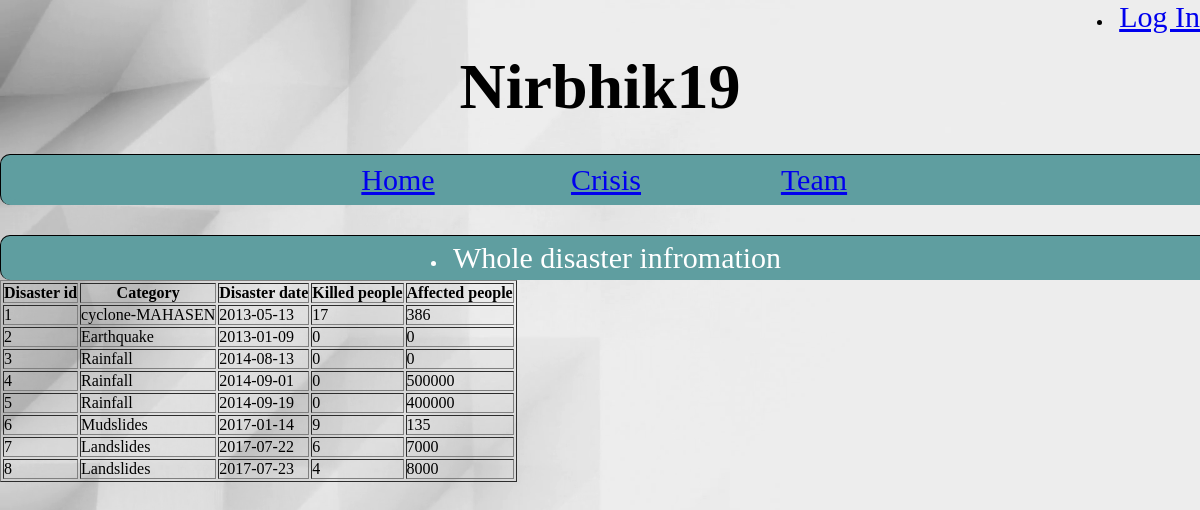
Page /copy/Crisis/wholeD.php on the committed database.
### tables this page shows
CREATE TABLE `disaster` (
  `DISASTERID` int(11) NOT NULL,
  `CATEGORY` varchar(50) DEFAULT NULL,
  `DISASTER_DATE` date DEFAULT NULL,
  `companyid` int(11) DEFAULT NULL,
  `KILLED_PEOPLE` int(11) DEFAULT NULL,
  `AFFECTED_PEOPLE` int(11) DEFAULT NULL
);

### copy/Crisis/wholeD.php (the view, shortened to what this page needs)
<li class='active' style='float:right;'>
 <?php
  if(isset($_SESSION['logged'])) {
      echo $_SESSION['username'];
      echo '<a href="logout.php"><span>Log Out</span></a></li>';
   }
  else echo '<a href="http://localhost/nirbhikbaby/login.php"><span>Log In</span></a></li>';
?>
<!DOCTYPE html>
<html>
<head>
	<link rel="stylesheet" type="text/css" href="style.css">
</head>
<body>
<div class="title">
	<center><h1>Nirbhik19</h1></center>
</div>
<div class="taskmenu">
	<ul>
	<li><a href="http://localhost/nirbhikbaby/index2.php">Home</a></li>
	<li><a href="http://localhost/nirbhikbaby/crisis.php">Crisis</a></li>
	<li><a href="http://localhost/nirbhikbaby/team.php">Team</a></li>
	</ul>
</div>
<div class="taskmenu">
	<li><a>Whole disaster infromation</a></li>
</div>
</body>
</html>
<?php
$servername = "localhost";
$username = "root";
$password = "";
$dbname = "test1";
$conn = mysqli_connect($servername, $username, $password, $dbname);
$sql = "SELECT DISASTERID,CATEGORY,DISASTER_DATE,KILLED_PEOPLE,AFFECTED_PEOPLE FROM
 `disaster` WHERE 1";
$result = mysqli_query($conn, $sql);
echo "<table border='1'>
<tr>
<th>Disaster id</th>
<th>Category</th>
<th>Disaster date</th>
<th>Killed people</th>
<th>Affected people</th>
</tr>";
if (mysqli_num_rows($result) > 0) {
    while($row = mysqli_fetch_assoc($result)) {
        echo "<tr>";
echo "<td>" . $row['DISASTERID'] . "</td>";
echo "<td>" . $row['CATEGORY'] . "</td>";
echo "<td>" . $row['DISASTER_DATE'] . "</td>";
echo "<td>" . $row['KILLED_PEOPLE'] . "</td>";
echo "<td>" . $row['AFFECTED_PEOPLE'] . "</td>";
echo "</tr>";
}
echo "</table>";
} else {
    echo "0 results";
}
?>

### copy/Crisis/style.css (style rules this page uses)
* { margin: 0px; padding: 0px; }
body { background: url(bg.png); background-size: 100%; }
.title { padding-top: 50px; width: 100%; font-size: 200%; color: black; border: 1 px solid; }
.taskmenu { width: 100%; margin: 30px auto 0px; color: white; background: #5F9EA0; text-align: center; border: 1px solid black; border-bottom: none; border-radius: 10px 10px 10px 10px; padding: 5px; }
ul { border-radius: 10px 10px 10px 10px; background: #5F9EA0; }
a { border-radius: 10px 10px 10px 10px; font-style: arial; font-size: 30px; }
ul li { //background: white; display: inline-block; width: 17%; line-height: 40px; color: white; }

### rows in the picture
disaster: DISASTERID "1", CATEGORY "cyclone-MAHASEN", DISASTER_DATE "2013-05-13", KILLED_PEOPLE "17", AFFECTED_PEOPLE "386"
disaster: DISASTERID "2", CATEGORY "Earthquake", DISASTER_DATE "2013-01-09", KILLED_PEOPLE "0", AFFECTED_PEOPLE "0"
disaster: DISASTERID "3", CATEGORY "Rainfall", DISASTER_DATE "2014-08-13", KILLED_PEOPLE "0", AFFECTED_PEOPLE "0"
disaster: DISASTERID "4", CATEGORY "Rainfall", DISASTER_DATE "2014-09-01", KILLED_PEOPLE "0", AFFECTED_PEOPLE "500000"
disaster: DISASTERID "5", CATEGORY "Rainfall", DISASTER_DATE "2014-09-19", KILLED_PEOPLE "0", AFFECTED_PEOPLE "400000"
disaster: DISASTERID "6", CATEGORY "Mudslides", DISASTER_DATE "2017-01-14", KILLED_PEOPLE "9", AFFECTED_PEOPLE "135"
disaster: DISASTERID "7", CATEGORY "Landslides", DISASTER_DATE "2017-07-22", KILLED_PEOPLE "6", AFFECTED_PEOPLE "7000"
disaster: DISASTERID "8", CATEGORY "Landslides", DISASTER_DATE "2017-07-23", KILLED_PEOPLE "4", AFFECTED_PEOPLE "8000"
